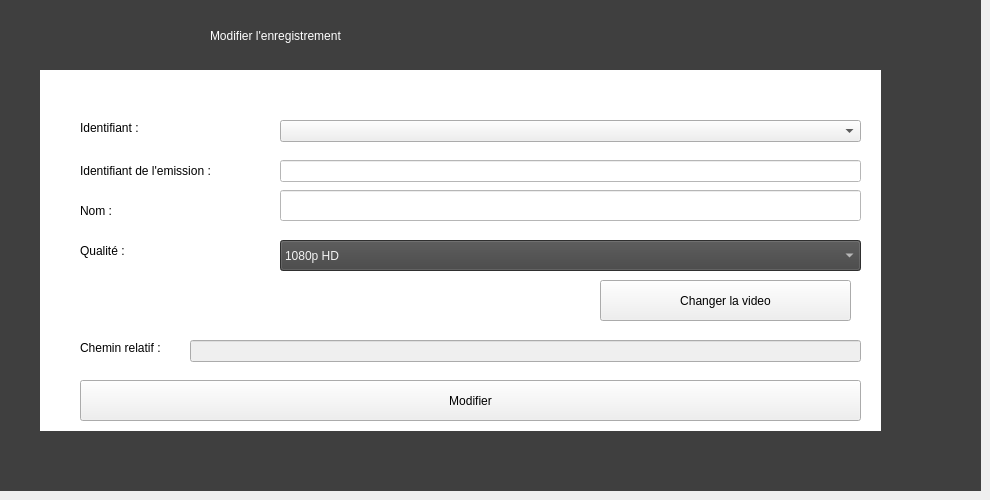
      <widget class="QWidget" name="tab_12">
       <attribute name="title">
        <string>Modification</string>
       </attribute>
       <widget class="QLabel" name="label_126">
        <property name="geometry">
         <rect>
          <x>0</x>
          <y>0</y>
          <width>981</width>
          <height>491</height>
         </rect>
        </property>
        <property name="styleSheet">
         <string notr="true">background-color: rgb(63, 63, 63);</string>
        </property>
        <property name="text">
         <string/>
        </property>
       </widget>
       <widget class="QLabel" name="label_128">
        <property name="geometry">
         <rect>
          <x>40</x>
          <y>70</y>
          <width>841</width>
          <height>361</height>
         </rect>
        </property>
        <property name="styleSheet">
         <string notr="true">background-color: rgb(255, 255, 255);</string>
        </property>
        <property name="text">
         <string/>
        </property>
       </widget>
       <widget class="QLabel" name="label_102">
        <property name="geometry">
         <rect>
          <x>80</x>
          <y>120</y>
          <width>131</width>
          <height>16</height>
         </rect>
        </property>
        <property name="text">
         <string>Identifiant :</string>
        </property>
       </widget>
       <widget class="QComboBox" name="comboBox_modifIdenr">
        <property name="geometry">
         <rect>
          <x>280</x>
          <y>120</y>
          <width>581</width>
          <height>22</height>
         </rect>
        </property>
       </widget>
       <widget class="QLineEdit" name="lineEdit_modifcheminEnr">
        <property name="enabled">
         <bool>false</bool>
        </property>
        <property name="geometry">
         <rect>
          <x>190</x>
          <y>340</y>
          <width>671</width>
          <height>22</height>
         </rect>
        </property>
       </widget>
       <widget class="QLabel" name="label_323">
        <property name="geometry">
         <rect>
          <x>210</x>
          <y>10</y>
          <width>591</width>
          <height>51</height>
         </rect>
        </property>
        <property name="styleSheet">
         <string notr="true">font: 25pt &quot;MS Shell Dlg 2&quot;;
color:rgb(255, 255, 255)</string>
        </property>
        <property name="text">
         <string>Modifier l'enregistrement</string>
        </property>
       </widget>
       <widget class="QComboBox" name="comboBox_modifqualite_enr">
        <property name="geometry">
         <rect>
          <x>280</x>
          <y>240</y>
          <width>581</width>
          <height>31</height>
         </rect>
        </property>
        <property name="styleSheet">
         <string notr="true">background-color: rgb(66, 66, 66);
color: rgb(243, 243, 243);</string>
        </property>
        <item>
         <property name="text">
          <string>1080p HD</string>
         </property>
        </item>
        <item>
         <property name="text">
          <string>720p</string>
         </property>
        </item>
        <item>
         <property name="text">
          <string>480p</string>
         </property>
        </item>
       </widget>
       <widget class="QLabel" name="label_100">
        <property name="geometry">
         <rect>
          <x>80</x>
          <y>160</y>
          <width>151</width>
          <height>21</height>
         </rect>
        </property>
        <property name="text">
         <string>Identifiant de l'emission :</string>
        </property>
       </widget>
       <widget class="QPushButton" name="pushButton_impEng_3">
        <property name="geometry">
         <rect>
          <x>600</x>
          <y>280</y>
          <width>251</width>
          <height>41</height>
         </rect>
        </property>
        <property name="text">
         <string>Changer la video</string>
        </property>
       </widget>
       <widget class="QLabel" name="label_101">
        <property name="geometry">
         <rect>
          <x>80</x>
          <y>200</y>
          <width>171</width>
          <height>21</height>
         </rect>
        </property>
        <property name="text">
         <string>Nom :</string>
        </property>
       </widget>
       <widget class="QPushButton" name="pushButton_32">
        <property name="geometry">
         <rect>
          <x>80</x>
          <y>380</y>
          <width>781</width>
          <height>41</height>
         </rect>
        </property>
        <property name="text">
         <string>Modifier</string>
        </property>
       </widget>
       <widget class="QLabel" name="label_324">
        <property name="geometry">
         <rect>
          <x>80</x>
          <y>340</y>
          <width>111</width>
          <height>16</height>
         </rect>
        </property>
        <property name="text">
         <string>Chemin relatif :</string>
        </property>
       </widget>
       <widget class="QLineEdit" name="lineEdit_modifidenrEm">
        <property name="geometry">
         <rect>
          <x>280</x>
          <y>160</y>
          <width>581</width>
          <height>22</height>
         </rect>
        </property>
        <property name="styleSheet">
         <string notr="true">background-color: rgb(255, 255, 255);</string>
        </property>
       </widget>
       <widget class="QLineEdit" name="lineEdit_modifnomenr">
        <property name="geometry">
         <rect>
          <x>280</x>
          <y>190</y>
          <width>581</width>
          <height>31</height>
         </rect>
        </property>
        <property name="styleSheet">
         <string notr="true">background-color: rgb(255, 255, 255);</string>
        </property>
       </widget>
       <widget class="QLabel" name="label_99">
        <property name="geometry">
         <rect>
          <x>80</x>
          <y>240</y>
          <width>221</width>
          <height>21</height>
         </rect>
        </property>
        <property name="text">
         <string>Qualité :</string>
        </property>
       </widget>
      </widget>
